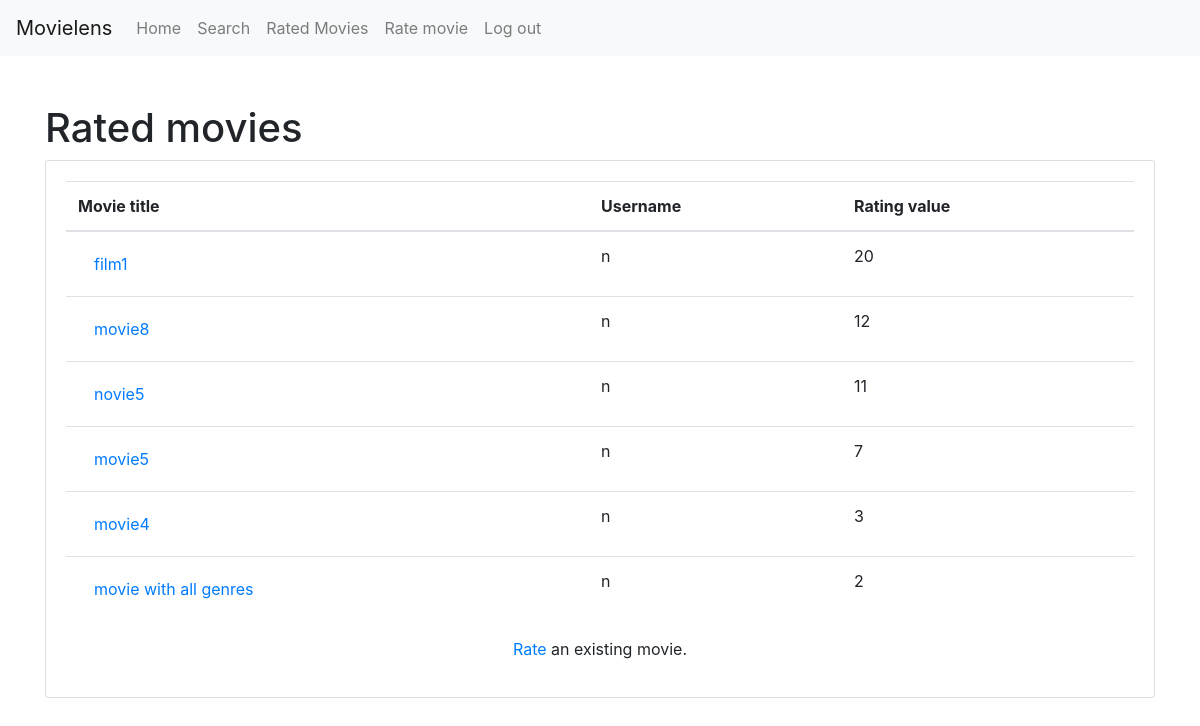
Page /rated (signed in) on the earlier database version.
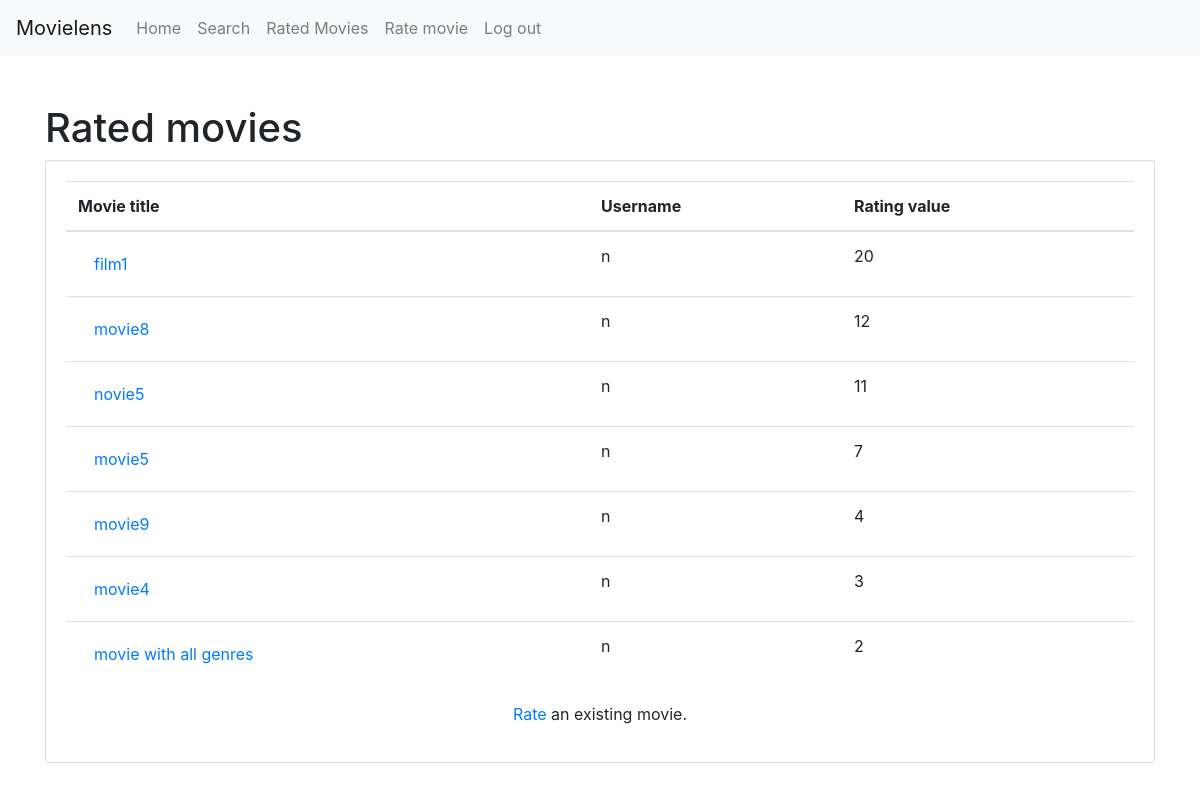
Same page on the later database version.
### userview/models.py (models this page shows)
class Rating(models.Model):
    value = models.IntegerField()
    movie = models.ForeignKey(Movie, on_delete=models.CASCADE)
    user = models.ForeignKey(settings.AUTH_USER_MODEL,
    on_delete=models.CASCADE)

class Movie(models.Model):
    title = models.CharField(max_length=1000)
    year = models.IntegerField(null=True)
    director = models.CharField(max_length=500, null=True)
    imdbLink= models.CharField(max_length=1000, null=True)
    description= models.CharField(max_length=1000,null=True)
    genres = models.ManyToManyField(Genre)
    image = models.ForeignKey(Image, on_delete=models.PROTECT, null=True)

### userview/views.py (the view)
# urls.py: path("rated", views.rated_request, name="rated"),
def rated_request(request):
    if request.method == "GET":
        if request.user.is_authenticated:
            ratings = Rating.objects.order_by('-value').filter(user=request.user.id)
            return render (request=request, template_name="userview/ratedMovies.html", context={"ratings":ratings})
        else:
            return redirect("index")
    else:
        return redirect("index")

### userview/templates/userview/ratedMovies.html (shortened to what this page needs)
<!DOCTYPE html>
<html lang="en">
  <head>
    <link
      rel="stylesheet"
      href="https://stackpath.bootstrapcdn.com/bootstrap/4.3.1/css/bootstrap.min.css"
    />
  </head>
  <body>
    {% extends "userview/header.html" %} {% block content %}
    <div class="container py-5">
      <h1>Rated movies</h1>
      <div class="card">
        <div class="card-body">
          <div class="col-xs-1-12">
            {% if ratings %}
            <table class="table"><thead><tr>
                  <th>Movie title</th>
                  <th>Username</th>
                  <th>Rating value</th>
                </tr></thead>
              <tbody>
                {% for rating in ratings %}
                <tr>
                  <td scope="row"><a class="nav-link" href="/movie/{{rating.movie.id}}"
                  >{{ rating.movie.title }}</a
                ></td>
                  <td>{{rating.user}}</td>
                  <td>{{rating.value}}</td>
                </tr>
                {% endfor %}
              </tbody>
            </table>
            {% else %}
            <p>No ratings are available.</p>
            {% endif %}
            <p class="text-center">
                <a href="/rate">Rate</a> an existing movie.
              </p>
          </div>
        </div>
      </div>
      {% endblock %}

Differences in the rows shown:
added Rating: movie "movie9", user "n", value "4"
